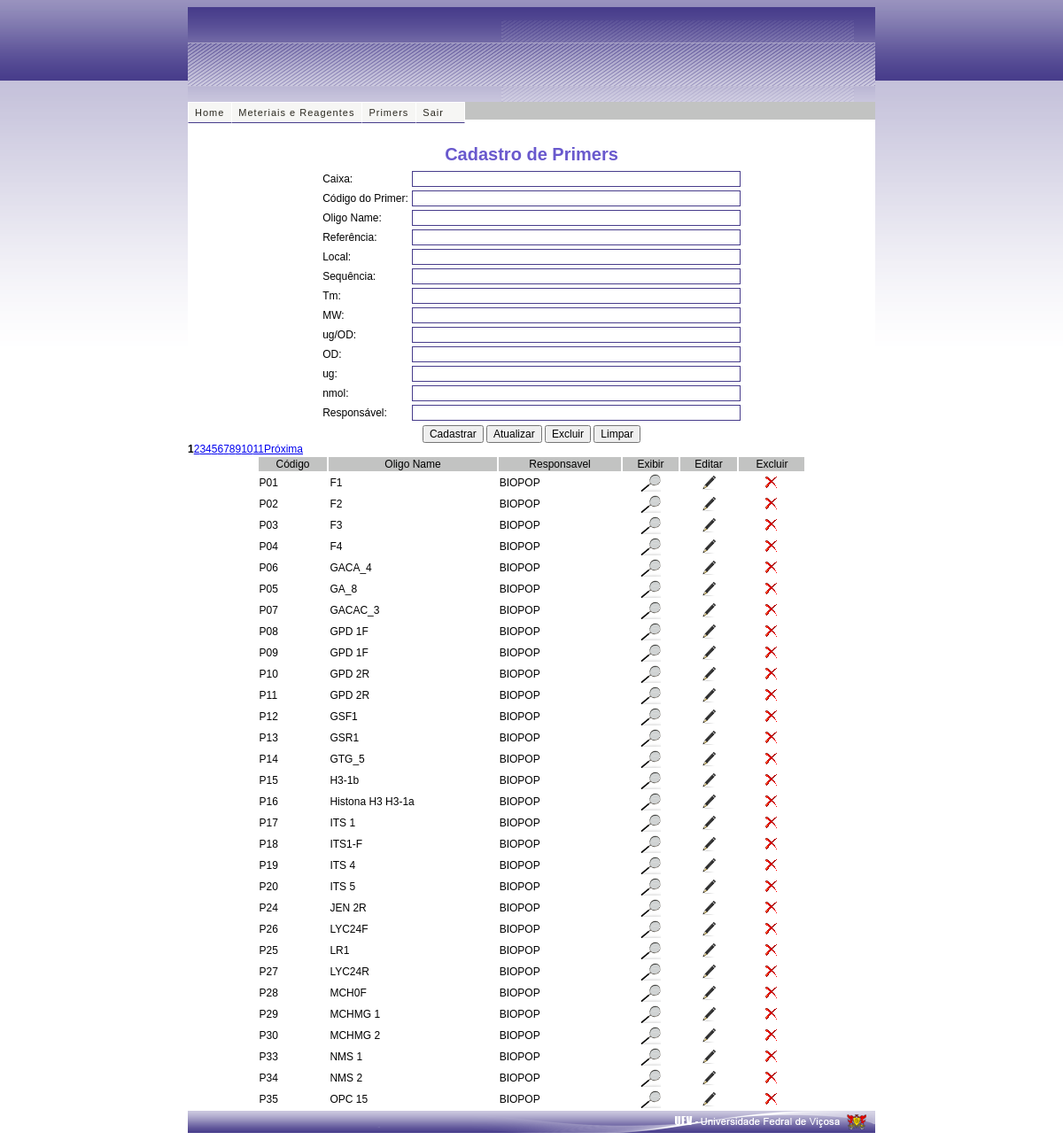
Page /view/public/cadastroPrime.php (signed in) on the committed database.
### tables this page shows
CREATE TABLE IF NOT EXISTS `prime` (
  `idPrime` int(11) NOT NULL AUTO_INCREMENT,
  `numeroCaixa` varchar(45) DEFAULT NULL,
  `codigoPrime` varchar(45) DEFAULT NULL,
  `oligoName` varchar(100) DEFAULT NULL,
  `local` varchar(50) DEFAULT NULL,
  `sequenciaPrime` varchar(100) DEFAULT NULL,
  `temperatura` varchar(10) DEFAULT NULL,
  `mw` varchar(10) DEFAULT NULL,
  `ugod` varchar(10) DEFAULT NULL,
  `od` varchar(10) DEFAULT NULL,
  `ug` varchar(10) DEFAULT NULL,
  `nmol` varchar(10) DEFAULT NULL,
  `responsavel` varchar(45) DEFAULT NULL,
  `referencia` varchar(45) NOT NULL,
  PRIMARY KEY (`idPrime`)
);

### persistence/ManipulaBase.php (called while the page is built, shortened)
<?php
class ManipulaBase
{
	public function __construct()
	{
		include_once("ConectaDB.php");
		$connect = new ConectaDB;
	}
   function SelecionaPrime($tabela,$inicio,$maximo)
   {
	  $sql = "select * from $tabela LIMIT $inicio,$maximo";
	  $result = ($sql);
     $result = mysql_query($result);
	  return $result;
}
	function contadorResultados()
	{
		$strCount = "select count(*) AS 'num_registros' from prime";
		$query    = mysql_query($strCount);
		$row      = mysql_fetch_array($query);
		$total    = $row["num_registros"];
		return $total;
	}
}
?>

### persistence/ConectaDB.php (called while the page is built, shortened)
<?php
class ConectaDB {
    private $host;
    private $user;
    private $pass;
    private $db;
    function setHost($host) {
        $this->host = $host;
    }
    function setUser($user) {
        $this->user = $user;
    }
    function setPass($pass) {
        $this->pass = $pass;
    }
    function setDb($db) {
        $this->db = $db;
    }
    function conectar() {
        $con = mysql_connect($this->host, $this->user, $this->pass, $this->db) or die($this->erro(mysql_error()));
        return $con;
    }
    function selecionarDB() {
        $sel = mysql_select_db($this->db) or die($this->erro(mysql_error()));
        if ($sel)
            return true;
        else
            return false;
    }
}
?>

### view/public/cadastroPrime.php (the view, shortened to what this page needs)
<?php include_once("../../persistence/ManipulaBase.php"); ?>
<?php $query = new ManipulaBase(); ?>
<!DOCTYPE HTML PUBLIC "-//W3C//DTD HTML 4.01 Transitional//EN" "http://www.w3.org/TR/html4/loose.dtd">
<html>
    <head>
        <link type='text/css' rel='stylesheet' href='estilo/Estilo.css'>
        <link href="estilo/Estilo.css" rel="stylesheet" type="text/css" />
        <link rel="stylesheet" type="text/css" href="estilo/menuSuperior.css"media="all" />
    </head>
    <body class="tundra " onload="">
        <div class="aplicativo moldura0 conteudo">
            <div class="superior">
                <table>
                    <tr>
                        <td>
                            <h1>&nbsp; <a href="index.php"></a></h1>
                        </td>
                        <td class="celula1"></td>
                    </tr>
                </table>
            </div>
            <div class="mediano autenticacao guardiao">
                <div class="celula1">
                    <div class="moldura1 autenticacao inicial">
                        <?php include_once 'menu.php'; ?>
                        <br>
                        <br>
                        <center><head> <h2>Cadastro de Primers</h2></head></center>
                        <?php
                            if (isset($_REQUEST['idPrime'])) {
                                $dados = $query->detalhesPrime($_REQUEST['idPrime']);
                            } else {
                                $dados = array(
                                    'idPrime'       	=> '',
                                    'numeroCaixa'   	=> '',
                                    'codigoPrime'   	=> '',
                                    'oligoName'     	=> '',
                                    'local'         	=> '',
                                    'sequenciaPrime'	=> '',
						'temperatura'   	=> '',
						'mw'            	=> '',
						'ugod'          	=> '',
						'od'   		=> '',
						'ug'  		=> '',
						'nmol'   		=> '',
						'responsavel'   	=> '',
						'referencia'	=> '',
                               );
                            }
                        ?>
	<center>
                            <form action="../../controller/controleCadastroPrime.php" name="primeForm" method="POST">
                                <table>
                                        <td></td> <td><input id="id_prime" type="hidden" name="id_prime" size="5" value="<?php echo $dados['idPrime']; ?>"</td>
                                    <tr>
                                        <td>Caixa:</td><td><input id="numero_caixa" type="text" name="numero_caixa" size="50" value="<?php echo $dados['numeroCaixa']; ?>"></td>
                                    </tr>
                                    <tr>
                                        <td>Código do Primer:</td><td><input id="codigo_prime" type="text" name="codigo_prime" size="50" value="<?php echo $dados['codigoPrime']; ?>"></td>
                                    </tr>
                                    <tr>
                                     <td>Oligo Name:</td> <td><input id="oligo_name" type="text" name="oligo_name" size="50" value="<?php echo $dados['oligoName']; ?>"></td>
                                    </tr>
<tr>
                                     <td>Referência:</td> <td><input id="referencia" type="text" name="referencia" size="50" value="<?php echo $dados['referencia']; ?>"></td>
                                    </tr>
                                    <tr>
                                        <td>Local:</td> <td><input id="local" type="text" name="local" size="50" value="<?php echo $dados['local']; ?>"></td>
                                    </tr>
                                    <tr>
                                        <td>Sequência:</td> <td><input id="sequencia_prime" type="text" name="sequencia_prime" size="50" value="<?php echo $dados['sequenciaPrime']; ?>">
                                    </tr>
                                    <tr>
                                        <td>Tm:</td> <td><input id="temperatura" type="text" name="temperatura" size="50" value="<?php echo $dados['temperatura']; ?>">
                                    </tr>
                                    <tr>
                                        <td>MW:</td> <td><input id="mw" type="text" name="mw" size="50" value="<?php echo $dados['mw']; ?>">
                                    </tr>
                                    <tr>
                                        <td>ug/OD:</td> <td><input id="ug_od" type="text" name="ug_od" size="50" value="<?php echo $dados['ugod']; ?>">
                                    </tr>
                                    <tr>
                                        <td>OD:</td> <td><input id="od" type="text" name="od" size="50" value="<?php echo $dados['od']; ?>">
                                    </tr>
                                    <tr>
                                        <td>ug:</td> <td><input id="ug" type="text" name="ug" size="50" value="<?php echo $dados['ug']; ?>">
                                    </tr>
                                   <tr>
                                        <td>nmol:</td> <td><input id="nmol" type="text" name="nmol" size="50" value="<?php echo $dados['nmol']; ?>">
                                    </tr>
 <tr>
                                        <td>Responsável:</td> <td><input id="responsavel" type="text" name="responsavel" size="50" value="<?php echo $dados['responsavel']; ?>">
                                    </tr>
                                </table>
                                <center>
                                <td><input type="submit" name="operacao" value="Cadastrar"</td>
                                <td><input type="submit" name="operacao" value="Atualizar"</td>
                                <td><input type="submit" name="operacao" value="Excluir"</td>
                                <td><input type="reset" value="Limpar">
										  </td>
										  </center>
                            </form>
</center>
									<? if (!isset($_GET["pagina"]))
									{
										$pagina = "1";
										$maximo = 30;
										$inicio = $pagina -1;
										$inicio = $maximo * $inicio;
									}else{
										$pagina = $_GET["pagina"];
										$maximo = 30;
										$inicio = $pagina -1;
										$inicio = $maximo * $inicio;
									}
									?>
									<?	$total = $query->contadorResultados(); ?>
									<?	if ($total <= 0)
										{
											echo "<center>Nenhum registro encontrado.</center>";
										}else{
                       				$result = $query->SelecionaPrime('prime',$inicio,$maximo);;
										}
								   ?>
                            <table class="dados" align=center>
                             <tr align=center class="titulo"><td>Código</td><td>Oligo Name</td><td>Responsavel</td><td>Exibir</td><td>Editar</td><td>Excluir</td></tr>
                            <?php while ($linha = mysql_fetch_assoc($result)): ?>
                                <tr>
                                    <td><?php echo $linha['codigoPrime']; ?></td>
                                    <td><?php echo $linha['oligoName']; ?></td>
                                    <td><?php echo $linha['responsavel']; ?></td>
                                    <td align=center><a href="exibePrime.php?idPrime=<?php echo $linha['idPrime']; ?>"><img src=imagens/browse.png /></a></td>
                                    <td align=center><a href="cadastroPrime.php?idPrime=<?php echo $linha['idPrime']; ?>"><img src=imagens/edit.png> </a></td>
                                    <td align=center><a href="cadastroPrime.php?idPrime=<?php echo $linha['idPrime']; ?>"><img src=imagens/drop.png> </a></td>
                                </tr>
                            <?php endwhile; ?>
					<?php
					$mais = $pagina +1;
					$pgs = ceil($total / $maximo);
					if ($pgs > 1) {
					for ($i = 1; $i <= $pgs; $i++) {
						if ($i != $pagina) {
							echo "  <a href=\"?pagina=" . ($i) . "\" class='texto_paginacao'>$i</a>";
						} else {
							echo "  <strong class='texto_paginacao_pgatual'>" . $i . "</strong>";
						}
					}
					if ($mais <= $pgs) {
						echo "   <a href=\"?pagina=$mais\" class='texto_paginacao'>Próxima</a>";
					}
				}
			?>
                        </table>
                    </div>
                </div>
            </div>
            <div class="inferior">
                <p></p>
            </div>
        </div>
    </body>
</html>

### view/public/menu.php (shortened to what this page needs)
<?php if (($_SESSION['nivel'] != 0)): ?>
        <div class="menu">
            <ul id="navmenu-h">
            <li><a href="index.php">Home</a>
            </li>
            <li><a href="#fixo">Meteriais e Reagentes</a>
            </li>
				<li><a href="#fixo">Primers</a>
            </li>
            <li><a href="logout.php">Sair</a></li>
            </ul>
        </div>
<?php endif; ?>

### view/public/estilo/Estilo.css (style rules this page uses)
body { background: url('../imagens/fundo_corpo.png'); background-attachment: fixed; }
div.moldura1 { width: 100%; }
body, div.moldura0.conteudo { background-color: #473C8B; font-family:Arial; font-size:12px; }
div.moldura0 { margin: 0 auto; width: 776px; }
div.moldura0 > div.superior { background: url('../imagens/fundo_conteudo_superior.png') no-repeat; height: 107px; }
div.moldura0 > div.mediano { background-color: white; }
div.moldura0 > div.inferior { background: url('../imagens/fundo_conteudo_inferior.png') no-repeat; height: 25px; }
div.moldura0 > div.inferior > p { background: url('../imagens/fundo_conteudo_inferior_1.png') no-repeat; height: 25px; margin: 0; }
img { border: 0; }
div.moldura0.conteudo>div.superior>table>tbody> tr>td:first-child { padding: 0 0 0 10px; }
body { font-family:Arial; outline:none; padding:0px; }
input, textarea, select { font-family:Arial, Helvetica, sans-serif; font-size:12px; }
input[type="text"], input[type="password"], textarea, select { border:1px solid #473C8B;; color:#000000; }
h2 { color: #6959CD;; font-size:20px; margin:0px; text-align:center; }
a { outline: 0; }
table.dados { border: 0; margin: 0 auto; padding: 0; width: 80%; }
tr.titulo { background-color: #c2c3c2; }

### view/public/estilo/menuSuperior.css (style rules this page uses)
ul#navmenu-h { margin: 0; border: 0 none; padding: 0; width: 755px; list-style: none; }
ul#navmenu-h li { margin: 0; border: 0 none; padding: 0; float: left; display: inline; list-style: none; position: relative; height: 24px; }
ul#navmenu-h a { width: 100%; border: 0px; padding: 0 7px; float: none !important; float: left; display: block; background: #c2c3c2; color: #000000; font: 12px Arial, Helvetica, sans-serif; text-decoration: none; height: auto !important; height: 1%; }
div.menu { background-color: #c2c3c2; height: 20px; width: 100%; }
ul#navmenu-h { margin: 0; border: 0 none; padding: 0; width: 755px; list-style: none; height: 24px; }
ul#navmenu-h a { border: 1px solid #fff; border-bottom-color: #473C8B;; padding: 0 7px; float: none !important; float: left; display: block; background: #f6f6f4; color: #2B2920; font: 11px/22px Arial, Helvetica, sans-serif; letter-spacing:1px; text-decoration: none; height: auto !important; height: 1%; }

### rows in the picture
prime: codigoPrime "P01", oligoName "F1", responsavel "BIOPOP"
prime: codigoPrime "P02", oligoName "F2", responsavel "BIOPOP"
prime: codigoPrime "P03", oligoName "F3", responsavel "BIOPOP"
prime: codigoPrime "P04", oligoName "F4", responsavel "BIOPOP"
prime: codigoPrime "P06", oligoName "GACA_4", responsavel "BIOPOP"
prime: codigoPrime "P05", oligoName "GA_8", responsavel "BIOPOP"
prime: codigoPrime "P07", oligoName "GACAC_3", responsavel "BIOPOP"
prime: codigoPrime "P08", oligoName "GPD 1F", responsavel "BIOPOP"
prime: codigoPrime "P09", oligoName "GPD 1F", responsavel "BIOPOP"
prime: codigoPrime "P10", oligoName "GPD 2R", responsavel "BIOPOP"
prime: codigoPrime "P11", oligoName "GPD 2R", responsavel "BIOPOP"
prime: codigoPrime "P12", oligoName "GSF1", responsavel "BIOPOP"
prime: codigoPrime "P13", oligoName "GSR1", responsavel "BIOPOP"
prime: codigoPrime "P14", oligoName "GTG_5", responsavel "BIOPOP"
prime: codigoPrime "P15", oligoName "H3-1b", responsavel "BIOPOP"
prime: codigoPrime "P16", oligoName "Histona H3 H3-1a", responsavel "BIOPOP"
prime: codigoPrime "P17", oligoName "ITS 1", responsavel "BIOPOP"
prime: codigoPrime "P18", oligoName "ITS1-F", responsavel "BIOPOP"
prime: codigoPrime "P19", oligoName "ITS 4", responsavel "BIOPOP"
prime: codigoPrime "P20", oligoName "ITS 5", responsavel "BIOPOP"
prime: codigoPrime "P24", oligoName "JEN 2R", responsavel "BIOPOP"
prime: codigoPrime "P26", oligoName "LYC24F", responsavel "BIOPOP"
prime: codigoPrime "P25", oligoName "LR1", responsavel "BIOPOP"
prime: codigoPrime "P27", oligoName "LYC24R", responsavel "BIOPOP"
prime: codigoPrime "P28", oligoName "MCH0F", responsavel "BIOPOP"
prime: codigoPrime "P29", oligoName "MCHMG 1", responsavel "BIOPOP"
prime: codigoPrime "P30", oligoName "MCHMG 2", responsavel "BIOPOP"
prime: codigoPrime "P33", oligoName "NMS 1", responsavel "BIOPOP"
prime: codigoPrime "P34", oligoName "NMS 2", responsavel "BIOPOP"
prime: codigoPrime "P35", oligoName "OPC 15", responsavel "BIOPOP"
